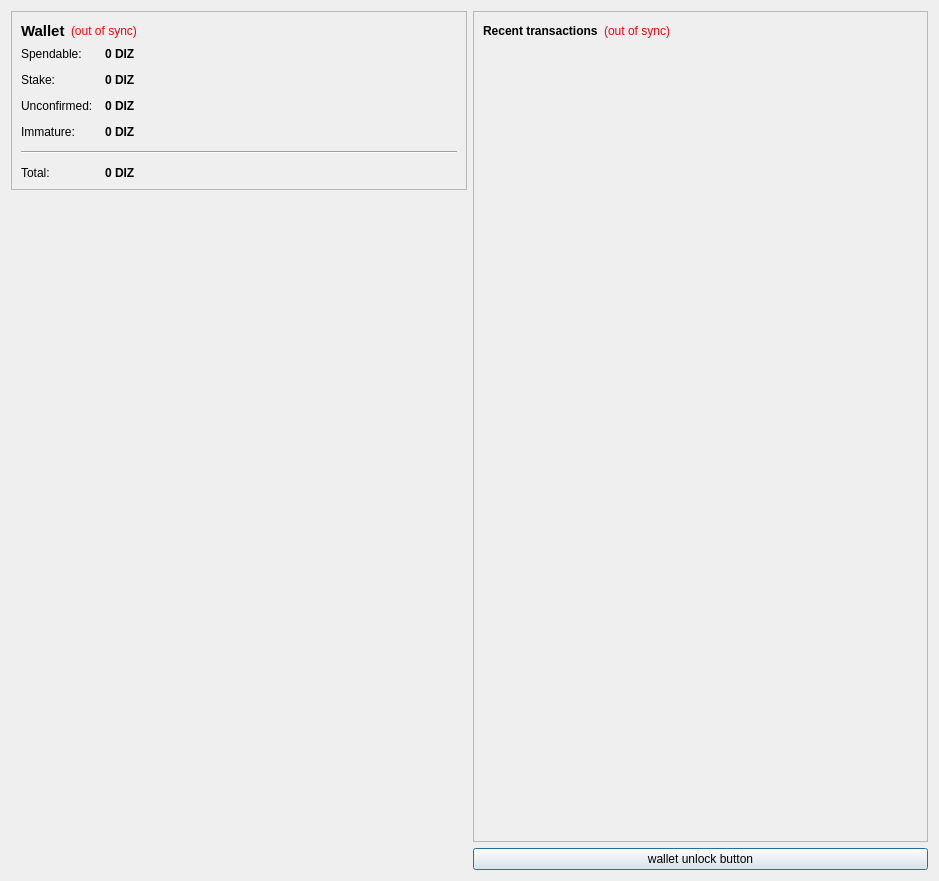
<?xml version="1.0" encoding="UTF-8"?>
<ui version="4.0">
 <class>OverviewPage</class>
 <widget class="QWidget" name="OverviewPage">
  <property name="geometry">
   <rect>
    <x>0</x>
    <y>0</y>
    <width>939</width>
    <height>881</height>
   </rect>
  </property>
  <property name="windowTitle">
   <string>Form</string>
  </property>
  <layout class="QHBoxLayout" name="horizontalLayout" stretch="0,0">
   <item>
    <layout class="QVBoxLayout" name="verticalLayout_2">
     <item>
      <widget class="QFrame" name="frame">
       <property name="frameShape">
        <enum>QFrame::StyledPanel</enum>
       </property>
       <property name="frameShadow">
        <enum>QFrame::Raised</enum>
       </property>
       <layout class="QVBoxLayout" name="verticalLayout_4">
        <item>
         <layout class="QHBoxLayout" name="horizontalLayout_4">
          <item>
           <widget class="QLabel" name="label_5">
            <property name="font">
             <font>
              <pointsize>11</pointsize>
              <weight>75</weight>
              <bold>true</bold>
             </font>
            </property>
            <property name="text">
             <string>Wallet</string>
            </property>
           </widget>
          </item>
          <item>
           <widget class="QLabel" name="labelWalletStatus">
            <property name="toolTip">
             <string>The displayed information may be out of date. Your wallet automatically synchronizes with the DizhuCoin network after a connection is established, but this process has not completed yet.</string>
            </property>
            <property name="styleSheet">
             <string notr="true">QLabel { color: red; }</string>
            </property>
            <property name="text">
             <string notr="true">(out of sync)</string>
            </property>
            <property name="alignment">
             <set>Qt::AlignLeading|Qt::AlignLeft|Qt::AlignVCenter</set>
            </property>
           </widget>
          </item>
          <item>
           <spacer name="horizontalSpacer_2">
            <property name="orientation">
             <enum>Qt::Horizontal</enum>
            </property>
            <property name="sizeHint" stdset="0">
             <size>
              <width>40</width>
              <height>20</height>
             </size>
            </property>
           </spacer>
          </item>
         </layout>
        </item>
        <item>
         <layout class="QFormLayout" name="formLayout_2">
          <property name="fieldGrowthPolicy">
           <enum>QFormLayout::AllNonFixedFieldsGrow</enum>
          </property>
          <property name="horizontalSpacing">
           <number>12</number>
          </property>
          <property name="verticalSpacing">
           <number>12</number>
          </property>
          <item row="0" column="0">
           <widget class="QLabel" name="label">
            <property name="text">
             <string>Spendable:</string>
            </property>
           </widget>
          </item>
          <item row="0" column="1">
           <widget class="QLabel" name="labelBalance">
            <property name="font">
             <font>
              <weight>75</weight>
              <bold>true</bold>
             </font>
            </property>
            <property name="cursor">
             <cursorShape>IBeamCursor</cursorShape>
            </property>
            <property name="toolTip">
             <string>Your current spendable balance</string>
            </property>
            <property name="text">
             <string notr="true">0 DIZ</string>
            </property>
            <property name="textInteractionFlags">
             <set>Qt::LinksAccessibleByMouse|Qt::TextSelectableByKeyboard|Qt::TextSelectableByMouse</set>
            </property>
           </widget>
          </item>
          <item row="1" column="0">
           <widget class="QLabel" name="label_6">
            <property name="text">
             <string>Stake:</string>
            </property>
           </widget>
          </item>
          <item row="1" column="1">
           <widget class="QLabel" name="labelStake">
            <property name="font">
             <font>
              <weight>75</weight>
              <bold>true</bold>
             </font>
            </property>
            <property name="cursor">
             <cursorShape>IBeamCursor</cursorShape>
            </property>
            <property name="toolTip">
             <string>Total of coins that was staked, and do not yet count toward the current balance</string>
            </property>
            <property name="text">
             <string notr="true">0 DIZ</string>
            </property>
            <property name="textInteractionFlags">
             <set>Qt::LinksAccessibleByMouse|Qt::TextSelectableByKeyboard|Qt::TextSelectableByMouse</set>
            </property>
           </widget>
          </item>
          <item row="2" column="0">
           <widget class="QLabel" name="label_3">
            <property name="text">
             <string>Unconfirmed:</string>
            </property>
           </widget>
          </item>
          <item row="2" column="1">
           <widget class="QLabel" name="labelUnconfirmed">
            <property name="font">
             <font>
              <weight>75</weight>
              <bold>true</bold>
             </font>
            </property>
            <property name="cursor">
             <cursorShape>IBeamCursor</cursorShape>
            </property>
            <property name="toolTip">
             <string>Total of transactions that have yet to be confirmed, and do not yet count toward the current balance</string>
            </property>
            <property name="text">
             <string notr="true">0 DIZ</string>
            </property>
            <property name="textInteractionFlags">
             <set>Qt::LinksAccessibleByMouse|Qt::TextSelectableByKeyboard|Qt::TextSelectableByMouse</set>
            </property>
           </widget>
          </item>
          <item row="3" column="0">
           <widget class="QLabel" name="labelImmatureText">
            <property name="text">
             <string>Immature:</string>
            </property>
           </widget>
          </item>
          <item row="3" column="1">
           <widget class="QLabel" name="labelImmature">
            <property name="font">
             <font>
              <weight>75</weight>
              <bold>true</bold>
             </font>
            </property>
            <property name="toolTip">
             <string>Mined balance that has not yet matured</string>
            </property>
            <property name="text">
             <string notr="true">0 DIZ</string>
            </property>
            <property name="textInteractionFlags">
             <set>Qt::LinksAccessibleByMouse|Qt::TextSelectableByKeyboard|Qt::TextSelectableByMouse</set>
            </property>
           </widget>
          </item>
          <item row="4" column="0" colspan="2">
           <widget class="Line" name="line">
            <property name="orientation">
             <enum>Qt::Horizontal</enum>
            </property>
           </widget>
          </item>
          <item row="5" column="0">
           <widget class="QLabel" name="labelTotalText">
            <property name="text">
             <string>Total:</string>
            </property>
           </widget>
          </item>
          <item row="5" column="1">
           <widget class="QLabel" name="labelTotal">
            <property name="font">
             <font>
              <weight>75</weight>
              <bold>true</bold>
             </font>
            </property>
            <property name="cursor">
             <cursorShape>IBeamCursor</cursorShape>
            </property>
            <property name="toolTip">
             <string>Your current total balance</string>
            </property>
            <property name="text">
             <string notr="true">0 DIZ</string>
            </property>
            <property name="textInteractionFlags">
             <set>Qt::LinksAccessibleByMouse|Qt::TextSelectableByKeyboard|Qt::TextSelectableByMouse</set>
            </property>
           </widget>
          </item>
         </layout>
        </item>
       </layout>
      </widget>
     </item>
     <item>
      <spacer name="verticalSpacer_4">
       <property name="orientation">
        <enum>Qt::Vertical</enum>
       </property>
       <property name="sizeHint" stdset="0">
        <size>
         <width>20</width>
         <height>40</height>
        </size>
       </property>
      </spacer>
     </item>
     <item>
      <widget class="QLabel" name="label_2">
       <property name="text">
        <string/>
       </property>
       <property name="pixmap">
        <pixmap resource="../bitcoin.qrc">:/images/Wallet_Logo</pixmap>
       </property>
       <property name="alignment">
        <set>Qt::AlignCenter</set>
       </property>
      </widget>
     </item>
     <item>
      <spacer name="verticalSpacer">
       <property name="orientation">
        <enum>Qt::Vertical</enum>
       </property>
       <property name="sizeHint" stdset="0">
        <size>
         <width>20</width>
         <height>40</height>
        </size>
       </property>
      </spacer>
     </item>
    </layout>
   </item>
   <item>
    <layout class="QVBoxLayout" name="verticalLayout_3">
     <item>
      <widget class="QFrame" name="frame_2">
       <property name="frameShape">
        <enum>QFrame::StyledPanel</enum>
       </property>
       <property name="frameShadow">
        <enum>QFrame::Raised</enum>
       </property>
       <layout class="QVBoxLayout" name="verticalLayout">
        <item>
         <layout class="QHBoxLayout" name="horizontalLayout_2">
          <item>
           <widget class="QLabel" name="label_4">
            <property name="text">
             <string>&lt;b&gt;Recent transactions&lt;/b&gt;</string>
            </property>
           </widget>
          </item>
          <item>
           <widget class="QLabel" name="labelTransactionsStatus">
            <property name="toolTip">
             <string>The displayed information may be out of date. Your wallet automatically synchronizes with the DizhuCoin network after a connection is established, but this process has not completed yet.</string>
            </property>
            <property name="styleSheet">
             <string notr="true">QLabel { color: red; }</string>
            </property>
            <property name="text">
             <string notr="true">(out of sync)</string>
            </property>
            <property name="alignment">
             <set>Qt::AlignRight|Qt::AlignTrailing|Qt::AlignVCenter</set>
            </property>
           </widget>
          </item>
          <item>
           <spacer name="horizontalSpacer">
            <property name="orientation">
             <enum>Qt::Horizontal</enum>
            </property>
            <property name="sizeHint" stdset="0">
             <size>
              <width>40</width>
              <height>20</height>
             </size>
            </property>
           </spacer>
          </item>
         </layout>
        </item>
        <item>
         <widget class="QListView" name="listTransactions">
          <property name="styleSheet">
           <string notr="true">QListView { background: transparent; }</string>
          </property>
          <property name="frameShape">
           <enum>QFrame::NoFrame</enum>
          </property>
          <property name="verticalScrollBarPolicy">
           <enum>Qt::ScrollBarAlwaysOff</enum>
          </property>
          <property name="horizontalScrollBarPolicy">
           <enum>Qt::ScrollBarAlwaysOff</enum>
          </property>
          <property name="selectionMode">
           <enum>QAbstractItemView::NoSelection</enum>
          </property>
         </widget>
        </item>
       </layout>
      </widget>
     </item>
     <item>
      <widget class="QPushButton" name="unlockWalletButton">
       <property name="sizePolicy">
        <sizepolicy hsizetype="Minimum" vsizetype="Fixed">
         <horstretch>0</horstretch>
         <verstretch>0</verstretch>
        </sizepolicy>
       </property>
       <property name="maximumSize">
        <size>
         <width>16777214</width>
         <height>16777214</height>
        </size>
       </property>
       <property name="toolTip">
        <string/>
       </property>
       <property name="text">
        <string>wallet unlock button</string>
       </property>
       <property name="checkable">
        <bool>false</bool>
       </property>
       <property name="autoDefault">
        <bool>false</bool>
       </property>
       <property name="default">
        <bool>true</bool>
       </property>
       <property name="flat">
        <bool>false</bool>
       </property>
      </widget>
     </item>
    </layout>
   </item>
  </layout>
 </widget>
 <resources>
  <include location="../bitcoin.qrc"/>
 </resources>
 <connections/>
</ui>
